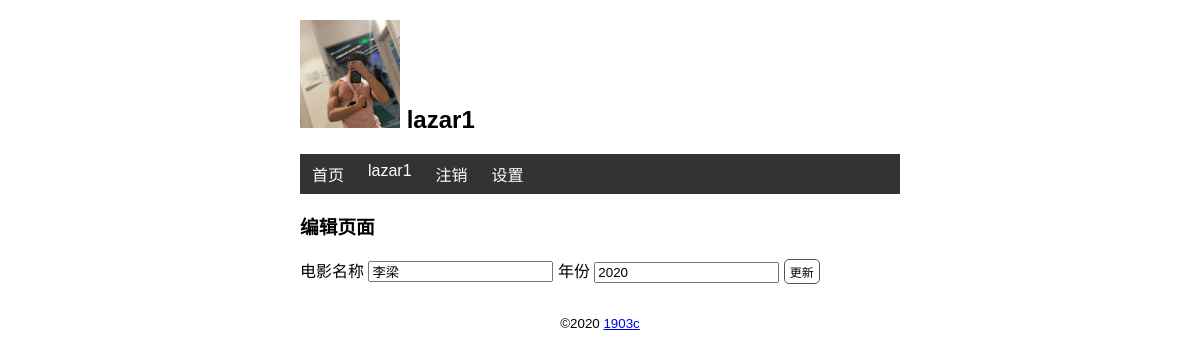
The page /movie/edit/4 (signed in) on the database its author committed.
### watchlist/models.py (models this page shows, shortened)
class User(db.Model,UserMixin):
    id = db.Column(db.Integer,primary_key =True)
    name = db.Column(db.String(20))
    username = db.Column(db.String(20))
    password_hash = db.Column(db.String(128))

class Movie(db.Model):
    id = db.Column(db.Integer,primary_key=True)
    title = db.Column(db.String(60))
    year = db.Column(db.String(4))

### watchlist/views.py (the view, shortened to what this page needs)
@app.route('/movie/edit/<int:movie_id>',methods=["GET","POST"])
@login_required
def edit(movie_id):
    movie = Movie.query.get_or_404(movie_id)
    return render_template('edit.html',movie=movie)

### watchlist/__init__.py (called while the page is built)
@login_manager.user_loader
def load_user(user_id):    #这个是在创建用户的加载  回调函数接受用户ID作为阐述
    from watchlist.models import User
    user = User.query.get(user_id)
    return user

@app.context_processor
def common_user():
    from watchlist.models import User
    user = User.query.first()
    return dict(name=user)

### watchlist/templates/edit.html
{% extends 'bass.html' %}
{% block content %}
<h3>编辑页面</h3>
<form action="" method="post">
    电影名称 <input type="text" name="title" autocomplete="off" value="{{ movie.title }}" required>
    年份 <input type="text" name="year" autocomplete="off" value="{{ movie.year }}" required>
    <input class="btn" type="submit" value="更新">
</form>
{% endblock %}

### watchlist/templates/bass.html (shortened to what this page needs)
<!DOCTYPE html>
<html lang="zh">
<head>
    {%block head%}
    <link rel="stylesheet" href="{{url_for('static',filename='css/index.css')}}">
    {%endblock%}
</head>
<body>
<h2>
    <img src="{{url_for('static',filename='img/lazar.jpg')}}" alt="头像" class="avatar">
    {{name.name}}
</h2>
<nav>
    <ul>
        <li>
            <a href="{{url_for('index1')}}">首页</a>
        </li>
        {%if not current_user.is_authenticated %}
        <li>
            <a href="{{url_for('login')}}">登录</a>
        </li>
        {%else%}
        <li>
            <a href="#">{{current_user.name}}</a>
        </li>
        {%endif%}
        {%if current_user.is_authenticated %}
        <li>
            <a href="{{url_for('logout')}}">注销</a>
        </li>
        <li>
            <a href="{{url_for('settings')}}">设置</a>
        </li>
        {%endif%}
    </ul>
</nav>
{%block content%}
{%endblock%}
    <footer>
        <small>&copy;2020   <a href="#">1903c</a></small>
    </footer>
</body>
</html>

### watchlist/static/css/index.css (style rules this page uses)
body { margin: 0 auto; max-width: 600px; font-size: 16px; font-family: Arial, Helvetica, sans-serif; }
.avatar { width: 100px; }
footer { color: #000; margin-top: 20px; text-align: center; padding: 10px; }
nav ul { list-style-type: none; margin: 0; padding: 0; overflow: hidden; background-color: #333333; }
nav ul li { float: left; }
nav ul li a { display: block; color: white; text-align: center; padding: 8px 12px; text-decoration: none; }
.btn { font-size: 12px; padding: 3px 5px; text-decoration: none; cursor: pointer; background-color: white; color: black; border: 1px solid #555555; border-radius: 5px; }

### rows shown on the page
User: name "lazar1"
Movie: title "李梁", year "2020"
